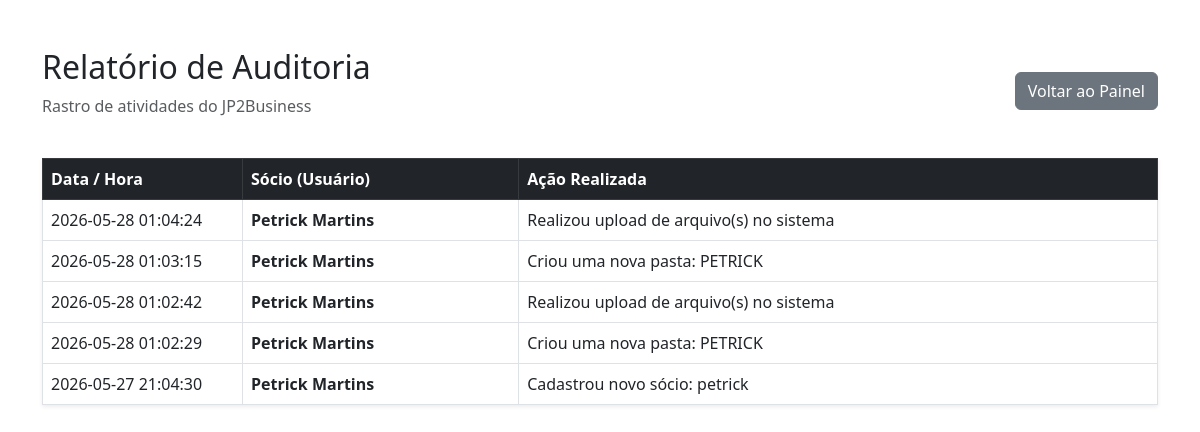
The app's page /admin/logs (signed in) with its own data.
### tables this page shows
CREATE TABLE logs_auditoria (
                        id INTEGER PRIMARY KEY AUTOINCREMENT, 
                        usuario TEXT NOT NULL, 
                        acao TEXT NOT NULL, 
                        data_registro TIMESTAMP DEFAULT CURRENT_TIMESTAMP);

### app.py (the view)
@app.route('/admin/logs')
def admin_logs():
    if 'usuario_logado' not in session: return redirect(url_for('tela_login'))
    conexao = sqlite3.connect(DB_NAME)
    conexao.row_factory = sqlite3.Row
    cursor = conexao.cursor()
    cursor.execute("SELECT * FROM logs_auditoria ORDER BY data_registro DESC")
    lista_logs = cursor.fetchall()
    conexao.close()
    return render_template('admin_logs.html', logs=lista_logs)

### templates/admin_logs.html (shortened to what this page needs)
<!DOCTYPE html>
<html lang="pt-br">
<head>
    <link rel="stylesheet" href="https://cdn.jsdelivr.net/npm/bootstrap@5.3.0/dist/css/bootstrap.min.css">
</head>
<body class="container mt-5">
    <div class="d-flex justify-content-between align-items-center mb-4">
        <div>
            <h2>Relatório de Auditoria</h2>
            <p class="text-muted">Rastro de atividades do JP2Business</p>
        </div>
        <a href="/" class="btn btn-secondary">Voltar ao Painel</a>
    </div>
    <table class="table table-hover table-bordered shadow-sm">
        <thead class="table-dark">
            <tr>
                <th>Data / Hora</th>
                <th>Sócio (Usuário)</th>
                <th>Ação Realizada</th>
            </tr>
        </thead>
        <tbody>
            {% for log in logs %}
            <tr>
                <td style="width: 200px;">{{ log.data_registro }}</td>
                <td><strong>{{ log.usuario }}</strong></td>
                <td>{{ log.acao }}</td>
            </tr>
            {% endfor %}
        </tbody>
    </table>
</body>
</html>

### records on screen
logs_auditoria: data_registro "2026-05-28 01:04:24", usuario "Petrick Martins", acao "Realizou upload de arquivo(s) no sistema"
logs_auditoria: data_registro "2026-05-28 01:03:15", usuario "Petrick Martins", acao "Criou uma nova pasta: PETRICK"
logs_auditoria: data_registro "2026-05-28 01:02:42", usuario "Petrick Martins", acao "Realizou upload de arquivo(s) no sistema"
logs_auditoria: data_registro "2026-05-28 01:02:29", usuario "Petrick Martins", acao "Criou uma nova pasta: PETRICK"
logs_auditoria: data_registro "2026-05-27 21:04:30", usuario "Petrick Martins", acao "Cadastrou novo sócio: petrick"
